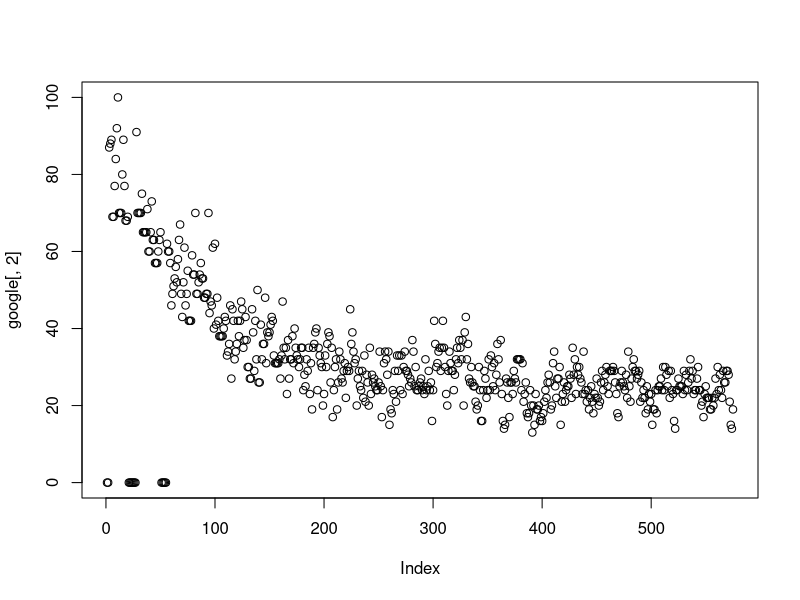

The R script that drew this image: (Note: this script raises an error after producing the figure.)
google = read.csv('data/google_timeseries.csv')
head(google)
sapply(google, class)
plot(google[, 2])
names(google) = c('label', 'value')
google$x = 1:nrow(google)

# Use orthogonal polynomials
fit = lm(value ~ poly(x, 10), data=google)

summary(fit)

# Try dropping the zeros
# => that 4th degree polynomial becomes significant
nozero = google[google$value != 0, ]
fit2 = lm(value ~ poly(x, 10), data=nozero)
summary(lm(value ~ poly(x, 9), data=nozero))
summary(fit2)

# Moving average
attach(google)
plot(x, filter(y, filter=rep(1/9, 9), sides=2), type='l')
lines(x, filter(y, filter=rep(1/9, 9), sides=2), type='l')
